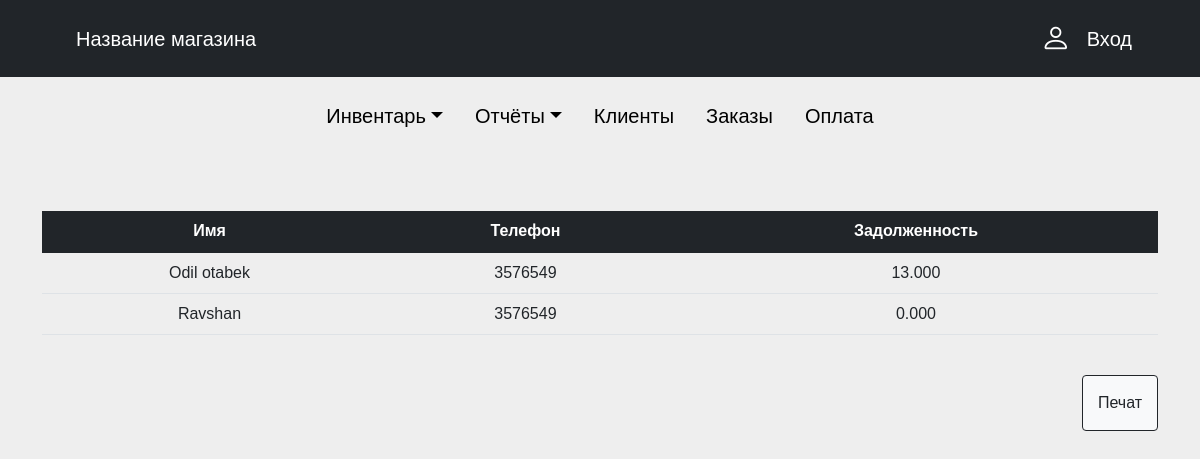
The app's page /overall_name/ with its own data.
### myapp/models.py (models this page shows, shortened)
class User_Profile(models.Model):
    name = models.CharField(max_length=200)
    seria = models.CharField(max_length=200)
    number = models.CharField(max_length=200)
    debt = models.IntegerField(default=0)
    def get_debt(self):
        order = sum([i.get_order() for i in self.customer.all()]) - sum([i.prize for i in self.customer_pay.all()])
        return order

class Order(models.Model):
    user_profile_id = models.ForeignKey(User_Profile, on_delete=models.CASCADE, related_name='customer', blank=True, null=True)
    deadline = models.IntegerField(blank=True)
    product_id = models.ForeignKey(Product, on_delete=models.CASCADE, related_name='lesa', blank=True, null=True)
    quantity = models.IntegerField()
    date = models.DateField(auto_now_add=True, blank=True, null=True)
    def get_order(self):
        sub_total = self.product_id.origin_prize
        total = self.quantity * sub_total
        return total

class Product(models.Model):
    choises = (
        ('День', 'День'),
        ('Час', 'Час')
    )
    name = models.CharField(max_length=255)
    weight = models.IntegerField()
    quantity = models.IntegerField()
    origin_prize = models.DecimalField(max_digits=6, decimal_places=3)
    second_prize = models.DecimalField(max_digits=6, decimal_places=3)
    product_prize = models.DecimalField(max_digits=6, decimal_places=3)
    type = models.CharField(max_length=200, default='День', choices=choises)
    created_time = models.DateField(auto_now_add=True, blank=True, null=True)
    update_time = models.DateField(auto_now=True, blank=True, null=True)

class Payment(models.Model):
    user_profile_id = models.ForeignKey(User_Profile, related_name='customer_pay', on_delete=models.CASCADE)
    order_id = models.ForeignKey(Order, on_delete=models.CASCADE)
    method_id = models.ForeignKey('Type_of_payment', on_delete=models.CASCADE, related_name='payment')
    created_date = models.DateField(auto_now_add=True)
    update_date = models.DateField(auto_now=True)
    prize = models.DecimalField(max_digits=10, decimal_places=3)

### myapp/views.py (the view)
def overall_name(request):
    try:
        user_profile = User_Profile.objects.all()
    except:
        raise Http404
    context = {
        'user_profile': user_profile
    }
    return render(request, 'overall_name.html', context=context)

### myapp/templates/overall_name.html (shortened to what this page needs)
{% extends 'base.html' %}
{% block content %}
    <br>
    <br><br>
    <div class="container">
        <table class="table text-center">
            <thead class="table-dark">
            <tr>
                <th scope="col">Имя</th>
                <th scope="col">Телефон</th>
                <th scope="col">Задолженность</th>
            </tr>
            </thead>
            <tbody>
            {% for x in user_profile %}
                <tr>
                    <td>{{ x.name }}</td>
                    <td>{{ x.number }}</td>
                    <td>{{ x.get_debt }}</td>
                </tr>
            {% endfor %}
            </tbody>
        </table>
        <br>
        <a style="float: right; padding: 15px" id="button" class="btn bg-light border-dark" onclick="window.print();"
           href=""
           role="button">Печат</a>
    </div>
{% endblock %}

### myapp/templates/overall_name.html (style rules this page uses)
* { margin: 0; padding: 0; box-sizing: border-box; }
body { background-color: #eee; color: #a1a1a1; font-family: sans-serif; }
::placeholder { color: #a1a1a1; }

### records on screen
User_Profile: name "Odil otabek", number "3576549", get_debt "13.000"
User_Profile: name "Ravshan", number "3576549", get_debt "0.000"
